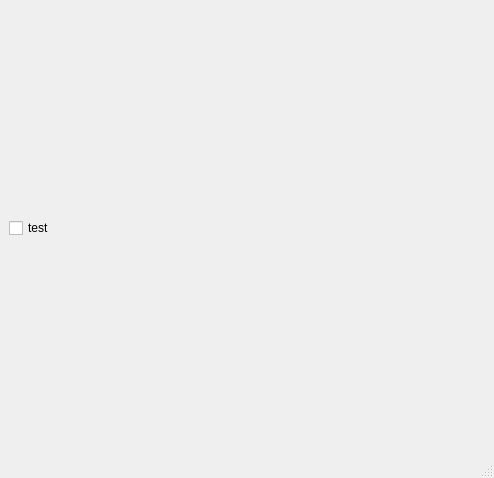
<?xml version="1.0" encoding="UTF-8"?>
<ui version="4.0">
 <class>MainWindow</class>
 <widget class="QMainWindow" name="MainWindow">
  <property name="geometry">
   <rect>
    <x>0</x>
    <y>0</y>
    <width>494</width>
    <height>478</height>
   </rect>
  </property>
  <property name="windowTitle">
   <string>MainWindow</string>
  </property>
  <widget class="QWidget" name="centralwidget">
   <layout class="QGridLayout" name="gridLayout_2">
    <item row="0" column="0">
     <layout class="QGridLayout" name="gridLayout">
      <item row="0" column="0">
       <widget class="QCheckBox" name="checkBox">
        <property name="text">
         <string>test</string>
        </property>
       </widget>
      </item>
     </layout>
    </item>
   </layout>
  </widget>
  <widget class="QMenuBar" name="menubar">
   <property name="geometry">
    <rect>
     <x>0</x>
     <y>0</y>
     <width>494</width>
     <height>22</height>
    </rect>
   </property>
  </widget>
  <widget class="QStatusBar" name="statusbar"/>
 </widget>
 <resources/>
 <connections/>
</ui>
